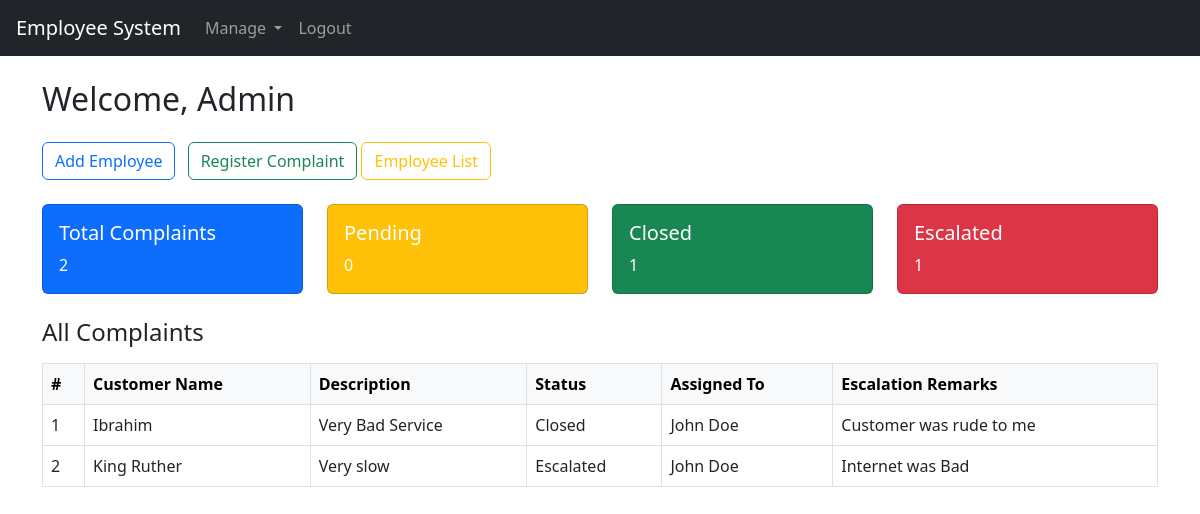
The app's page /admin/dashboard (signed in) with its own data.
### website/models.py (models this page shows)
class User(db.Model, UserMixin):
    id = db.Column(db.Integer, primary_key=True)
    email = db.Column(db.String(150), unique=True)
    name = db.Column(db.String(150))
    password = db.Column(db.String(150))
    is_admin = db.Column(db.Boolean, default=False)
    complaints = db.relationship('Complaint', backref='assigned_to')

class Complaint(db.Model):
    id = db.Column(db.Integer, primary_key=True)
    customer_name = db.Column(db.String(150))
    description = db.Column(db.Text)
    status = db.Column(db.String(50), default="Pending")  # Pending, Closed, Escalated
    assigned_to_id = db.Column(db.Integer, db.ForeignKey('user.id'))
    employee = db.relationship('User', backref='complaints_assigned')
    escalate_remarks = db.Column(db.Text, nullable=True)
    created_at = db.Column(db.DateTime, default=datetime.utcnow)

### website/views.py (the view)
@views.route('/admin/dashboard')
@login_required
def admin_dashboard():
    if not current_user.is_admin:
        return redirect(url_for('views.employee_dashboard'))
    employees = User.query.filter_by(is_admin=False).all()
    complaints = Complaint.query.all()
    return render_template('admin_dashboard.html', user=current_user, complaints=complaints, employees=employees)

### website/__init__.py (called while the page is built)
def create_app():
    app = Flask(__name__)
    app.config['SECRET_KEY'] = 'jaba jaba jaba'
    app.config['SQLALCHEMY_DATABASE_URI'] = f'sqlite:///{DB_NAME}'
    db.init_app(app)
    from .views import views
    from .auth import auth
    app.register_blueprint(views, url_prefix='/')
    app.register_blueprint(auth, url_prefix='/')
    from .models import User, Complaint
    with app.app_context():
        db.create_all()
    login_manager = LoginManager()
    login_manager.login_view = 'auth.login'
    login_manager.init_app(app)
    @login_manager.user_loader
    def load_user(id):
        return User.query.get(int(id))
    return app

### website/templates/admin_dashboard.html (shortened to what this page needs)
{% extends "base.html" %}
{% block content %}
<h2 class="mb-4">Welcome, {{ user.name }}</h2>
<div class="mb-4">
  <a href="{{ url_for('views.create_employee') }}" class="btn btn-outline-primary me-2">Add Employee</a>
  <a href="{{ url_for('views.register_complaint') }}" class="btn btn-outline-success">Register Complaint</a>
  <a href="{{ url_for('views.employee_list') }}" class="btn btn-outline-warning">Employee List</a>
</div>
<div class="row mb-4">
  <div class="col-md-3">
    <div class="card text-white bg-primary">
      <div class="card-body">
        <h5 class="card-title">Total Complaints</h5>
        <p class="card-text">{{ complaints|length }}</p>
      </div>
    </div>
  </div>
  <div class="col-md-3">
    <div class="card text-white bg-warning">
      <div class="card-body">
        <h5 class="card-title">Pending</h5>
        <p class="card-text">{{ complaints|selectattr('status', 'equalto', 'Pending')|list|length }}</p>
      </div>
    </div>
  </div>
  <div class="col-md-3">
    <div class="card text-white bg-success">
      <div class="card-body">
        <h5 class="card-title">Closed</h5>
        <p class="card-text">{{ complaints|selectattr('status', 'equalto', 'Closed')|list|length }}</p>
      </div>
    </div>
  </div>
  <div class="col-md-3">
    <div class="card text-white bg-danger">
      <div class="card-body">
        <h5 class="card-title">Escalated</h5>
        <p class="card-text">{{ complaints|selectattr('status', 'equalto', 'Escalated')|list|length }}</p>
      </div>
    </div>
  </div>
</div>
<div class="table-responsive mb-5">
  <h4 class="mb-3">All Complaints</h4>
  <table class="table table-bordered align-middle">
    <thead class="table-light">
      <tr>
        <th>#</th>
        <th>Customer Name</th>
        <th>Description</th>
        <th>Status</th>
        <th>Assigned To</th>
        <th>Escalation Remarks</th>
      </tr>
    </thead>
    <tbody>
      {% for c in complaints %}
        <tr>
          <td>{{ c.id }}</td>
          <td>{{ c.customer_name }}</td>
          <td>{{ c.description }}</td>
          <td>{{ c.status }}</td>
          <td>{{ c.employee.name if c.employee else "Unassigned" }}</td>
          <td>{{ c.escalate_remarks if c.escalate_remarks else "-" }}</td>
        </tr>
      {% endfor %}
    </tbody>
  </table>
</div>
{% endblock %}

### records on screen
User: name "Admin"
Complaint: id "1", customer_name "Ibrahim", description "Very Bad Service", status "Closed", employee "John Doe", escalate_remarks "Customer was rude to me"
Complaint: id "2", customer_name "King Ruther", description "Very slow", status "Escalated", employee "John Doe", escalate_remarks "Internet was Bad"

### other values on screen
{{ complaints|length }} "2"
{{ complaints|selectattr('status', 'equalto', 'Pending')|list|length }} "0"
{{ complaints|selectattr('status', 'equalto', 'Closed')|list|length }} "1"
{{ complaints|selectattr('status', 'equalto', 'Escalated')|list|length }} "1"
